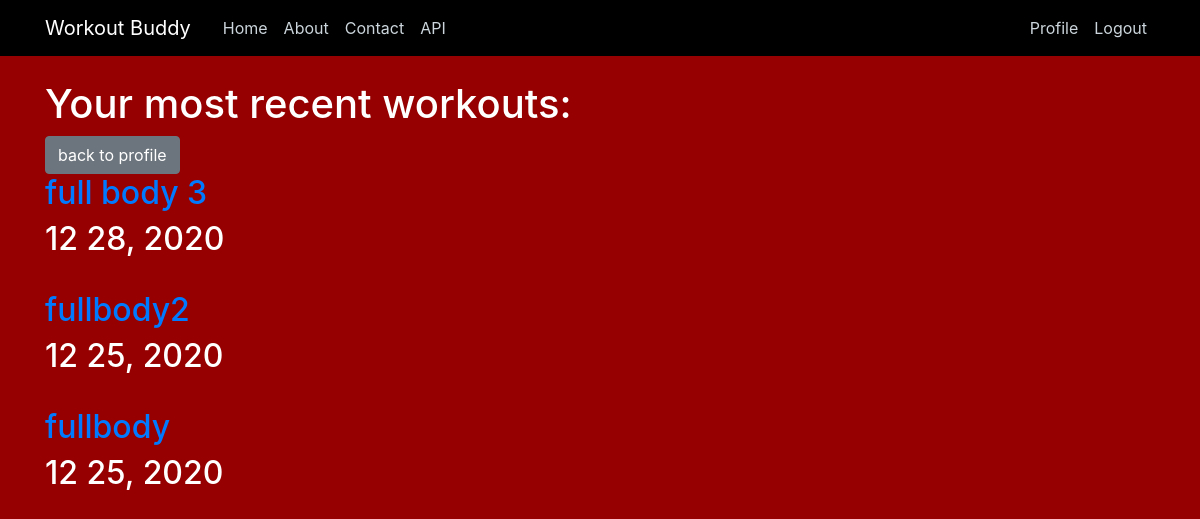
The app's page /workouts/ (signed in), older data.
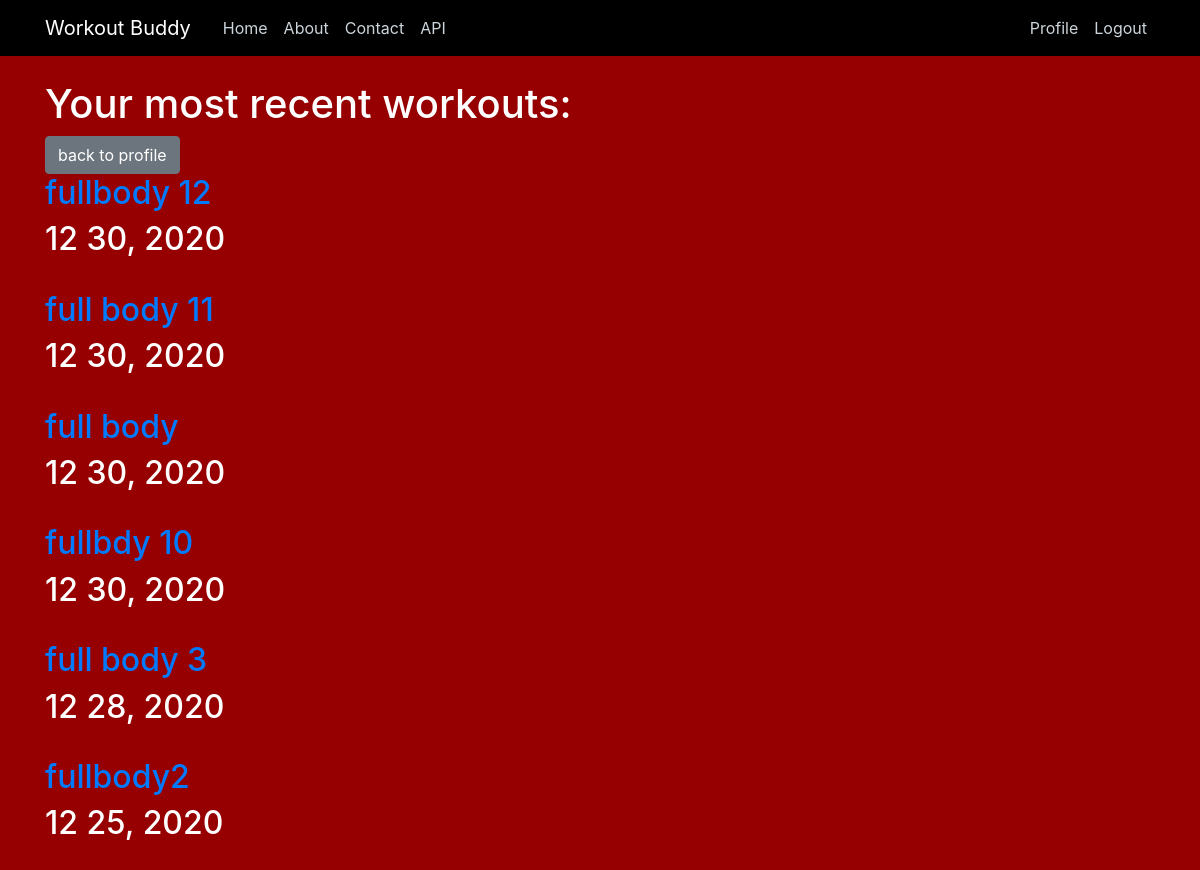
The same page, newer data.
### workouts/models.py (models this page shows, shortened)
class Workouts(models.Model):
    username = models.ForeignKey(User, on_delete=models.CASCADE) #delete workouts if user is deleted.
    date = models.DateTimeField(default=timezone.now)
    WName = models.CharField(max_length=50)

### workouts/views.py (the view)
# urls.py: path('workouts/', WorkoutsListView.as_view(), name='workouts'),
class WorkoutsListView(ListView):
    template_name = 'workouts/workouts.html'
    context_object_name = 'workouts'
    def get_queryset(self):
        queryset = Workouts.objects.filter(username=self.request.user)
        return queryset.order_by('-date') #order by newest date to oldest.

### workouts/templates/workouts/workouts.html
{% extends "main/base.html" %}
{% block content %}
    {% if user.is_authenticated %}
    <h1>Your most recent workouts: </h1>
    <a class="btn btn-secondary" href="{% url 'profile' %}">back to profile</a>
    <br />
        {% for workout in workouts %}
            <h2><a href="{% url 'workouts-detail' workout.id %}">{{ workout.WName }}</a></h2>
            <h2>{{ workout.date|date:"m d, Y" }}</h2>
            <br />
        {% endfor %}
    {% else %}
        <h2>Login to view or edit your workouts</h2>
        <a href="{% url 'login' %}">Login</a>
        <br />
        <h2>Or register if you don't have an account to log into</h2>
        <a href="{% url 'register' %}">Register now!</a>
    {% endif %}
{% endblock content %}

### main/templates/main/base.html (shortened to what this page needs)
{% load static %}
<!DOCTYPE html>
<html>
<head>
    <link rel="stylesheet" href="https://maxcdn.bootstrapcdn.com/bootstrap/4.0.0/css/bootstrap.min.css">
    <link rel="stylesheet" type="text/css" href="{% static 'main/main.css' %}">
</head>
<body>
    <header class="site-header">
      <nav class="navbar navbar-expand-md navbar-dark fixed-top" style="background-color: black">
        <div class="container">
          <a class="navbar-brand mr-4" href="{% url 'home' %}">Workout Buddy</a>
          <div class="collapse navbar-collapse" id="navbarToggle">
            <div class="navbar-nav mr-auto">
              <a class="nav-item nav-link" href="{% url 'home' %}">Home</a>
              <a class="nav-item nav-link" href="{% url 'about' %}">About</a>
              <a class="nav-item nav-link" href="{% url 'contact' %}">Contact</a>
              {% if user.is_authenticated %}
                <a class="nav-item nav-link" href="api">API</a>
              {% endif %}
            </div>
            <div class="navbar-nav">
              {% if user.is_authenticated %}
                <a class="nav-item nav-link" href="{% url 'profile' %}">Profile</a>
                <a class="nav-item nav-link" href="{% url 'logout' %}">Logout</a>
              {% else %}
                <a class="nav-item nav-link" href="{% url 'login' %}">Login</a>
                <a class="nav-item nav-link" href="{% url 'register' %}">Register</a>
              {% endif %}
            </div>
          </div>
        </div>
      </nav>
    </header>
    <div class="container">
        {% block content %}
        {% endblock %}
    </div>
</body>
</html>

### main/static/main/main.css (style rules this page uses)
body { background: #960000; color: #333333; margin-top: 5rem; }
h1, h2, h3, h4, h5, h6 { color: #ffffff; }
.site-header .navbar-nav .nav-link { color: #cbd5db; }

Row changes from the older to the newer data that the page shows:
removed Workouts: WName "fullbody", date "12 25, 2020"
added Workouts: WName "fullbody 12", date "12 30, 2020"
added Workouts: WName "full body 11", date "12 30, 2020"
added Workouts: WName "full body", date "12 30, 2020"
added Workouts: WName "fullbdy 10", date "12 30, 2020"
